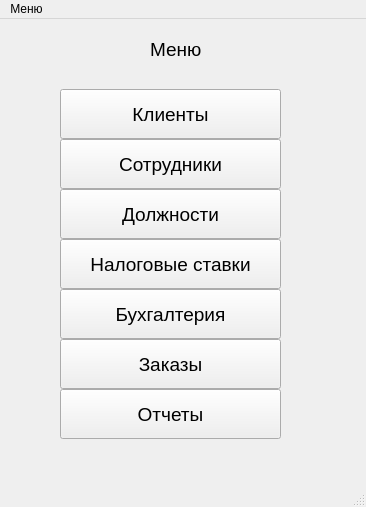
<?xml version="1.0" encoding="UTF-8"?>
<ui version="4.0">
 <class>MainMenu</class>
 <widget class="QMainWindow" name="MainMenu">
  <property name="geometry">
   <rect>
    <x>0</x>
    <y>0</y>
    <width>366</width>
    <height>507</height>
   </rect>
  </property>
  <property name="windowTitle">
   <string>MainWindow</string>
  </property>
  <widget class="QWidget" name="centralwidget">
   <widget class="QPushButton" name="b_clients">
    <property name="geometry">
     <rect>
      <x>60</x>
      <y>70</y>
      <width>221</width>
      <height>50</height>
     </rect>
    </property>
    <property name="font">
     <font>
      <pointsize>14</pointsize>
     </font>
    </property>
    <property name="text">
     <string>Клиенты</string>
    </property>
   </widget>
   <widget class="QPushButton" name="b_workers">
    <property name="geometry">
     <rect>
      <x>60</x>
      <y>120</y>
      <width>221</width>
      <height>50</height>
     </rect>
    </property>
    <property name="font">
     <font>
      <pointsize>14</pointsize>
     </font>
    </property>
    <property name="text">
     <string>Сотрудники</string>
    </property>
   </widget>
   <widget class="QPushButton" name="b_orders">
    <property name="geometry">
     <rect>
      <x>60</x>
      <y>320</y>
      <width>221</width>
      <height>50</height>
     </rect>
    </property>
    <property name="font">
     <font>
      <pointsize>14</pointsize>
     </font>
    </property>
    <property name="text">
     <string>Заказы</string>
    </property>
   </widget>
   <widget class="QPushButton" name="b_report">
    <property name="geometry">
     <rect>
      <x>60</x>
      <y>370</y>
      <width>221</width>
      <height>50</height>
     </rect>
    </property>
    <property name="font">
     <font>
      <pointsize>14</pointsize>
     </font>
    </property>
    <property name="text">
     <string>Отчеты</string>
    </property>
   </widget>
   <widget class="QLabel" name="label">
    <property name="geometry">
     <rect>
      <x>150</x>
      <y>10</y>
      <width>101</width>
      <height>41</height>
     </rect>
    </property>
    <property name="font">
     <font>
      <pointsize>14</pointsize>
     </font>
    </property>
    <property name="text">
     <string>Меню</string>
    </property>
   </widget>
   <widget class="QPushButton" name="b_posts">
    <property name="geometry">
     <rect>
      <x>60</x>
      <y>170</y>
      <width>221</width>
      <height>50</height>
     </rect>
    </property>
    <property name="font">
     <font>
      <pointsize>14</pointsize>
     </font>
    </property>
    <property name="text">
     <string>Должности</string>
    </property>
   </widget>
   <widget class="QPushButton" name="b_taxes">
    <property name="geometry">
     <rect>
      <x>60</x>
      <y>220</y>
      <width>221</width>
      <height>50</height>
     </rect>
    </property>
    <property name="font">
     <font>
      <pointsize>14</pointsize>
     </font>
    </property>
    <property name="text">
     <string>Налоговые ставки</string>
    </property>
   </widget>
   <widget class="QPushButton" name="b_buh">
    <property name="geometry">
     <rect>
      <x>60</x>
      <y>270</y>
      <width>221</width>
      <height>50</height>
     </rect>
    </property>
    <property name="font">
     <font>
      <pointsize>14</pointsize>
     </font>
    </property>
    <property name="text">
     <string>Бухгалтерия</string>
    </property>
   </widget>
  </widget>
  <widget class="QMenuBar" name="menubar">
   <property name="geometry">
    <rect>
     <x>0</x>
     <y>0</y>
     <width>366</width>
     <height>21</height>
    </rect>
   </property>
   <widget class="QMenu" name="menu">
    <property name="title">
     <string>Меню</string>
    </property>
    <addaction name="do_connect"/>
   </widget>
   <addaction name="menu"/>
  </widget>
  <widget class="QStatusBar" name="statusbar"/>
  <action name="do_connect">
   <property name="text">
    <string>Подключение к базе данных</string>
   </property>
  </action>
 </widget>
 <resources/>
 <connections/>
</ui>
